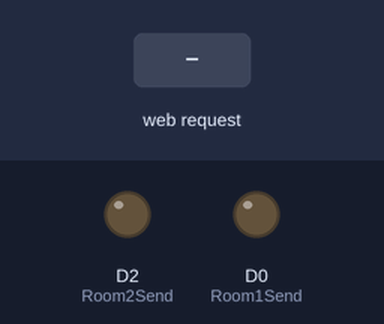
The sketch below on a simulated ESP8266 (NodeMCU). Shown: output pins drawn as LEDs (lit = HIGH). Inputs (shaded band) come from the test bench. What the sketch prints to the serial monitor is not drawn.

Above: at 1.2 s.
1.3 s: HTTP request GET / received
At 1.7 s:
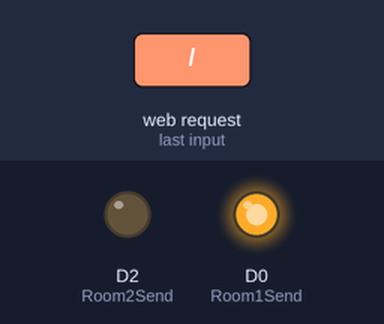
3.3 s: HTTP request GET /Fun2 received
At 3.7 s:
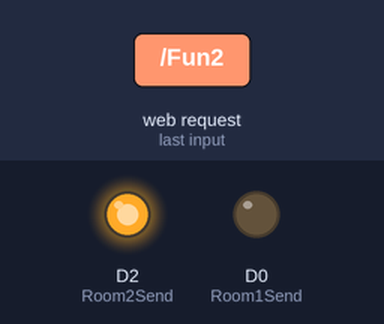
Timing chart, 0 to 6.3 s (numbered marks = the images above; inputs shaded):
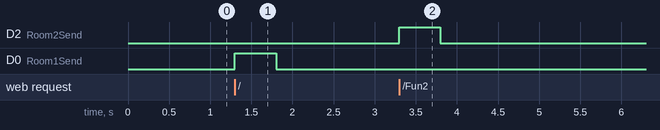

The sketch:

Server.ino
```cpp
// Server

#define TCP_MSS whatever
#define LWIP_IPV6 whatever
#define LWIP_FEATURES whatever
#define LWIP_OPEN_SRC whatever

#include <ESP8266WiFi.h>
#include <ESP8266WebServer.h>

#define Room1Send D0
#define Room2Send D2

// Set your access point network credentials
const char* ssid = "Robot";
const char* password = "E12345678";

// Create AsyncWebServer object on port 80
ESP8266WebServer server(80);//port

void Fun1();
void Fun2();

void setup()
{
  // Serial port for debugging purposes
  pinMode(Room1Send , OUTPUT);
  pinMode(Room2Send , OUTPUT);
  digitalWrite(Room1Send , LOW);
  digitalWrite(Room2Send , LOW);
  Serial.begin(115200);
  Serial.println();

  // Setting the ESP as an access point
  Serial.print("Setting AP (Access Point)…");
  // Remove the password parameter, if you want the AP (Access Point) to be open
  while(WiFi.softAP(ssid, password) == false)
  {
   Serial.print(".");
  }

  IPAddress IP = WiFi.softAPIP();
  Serial.print("AP IP address: ");
  Serial.println(IP);
//if we write the root  of the server only will be make the fun1 request directly
  server.on("/" , Fun1); // handle requset and the / mean the server rooy without server function like .com so we can put "/" only
  server.on("/Fun1" , Fun1);//room 1
  server.on("/Fun2" , Fun2);//room 2


  // Start server
  server.begin();
}

void loop()
{
  digitalWrite(Room1Send , LOW);
  digitalWrite(Room2Send , LOW);
  server.handleClient();
}

void Fun1()
{
  server.send(200 , "text/plain" , "Fire found in room 1");
  Serial.print("Req 1");
  digitalWrite(Room1Send , HIGH);
  delay(500);
  digitalWrite(Room1Send , LOW);
}

void Fun2()
{
  server.send(200 , "text/plain" , "Fire found in room 2");
  Serial.print("Req 2");
    digitalWrite(Room2Send , HIGH);
  delay(500);
  digitalWrite(Room2Send , LOW);
}
```

Measured:
- after the input at 1.3 s, D0 (Room1Send): LOW → HIGH at once, → LOW 0.50 s later
- after the input at 3.3 s, D2 (Room2Send): LOW → HIGH at once, → LOW 0.50 s later
